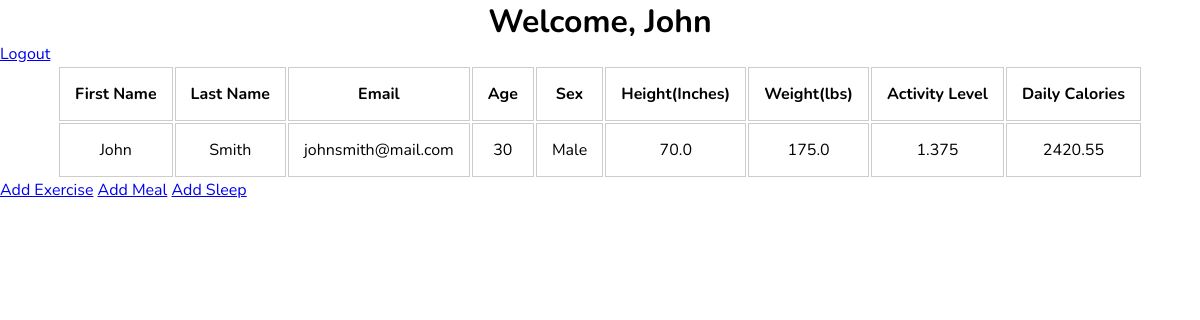
Page /dashboard (signed in) on the earlier database version.
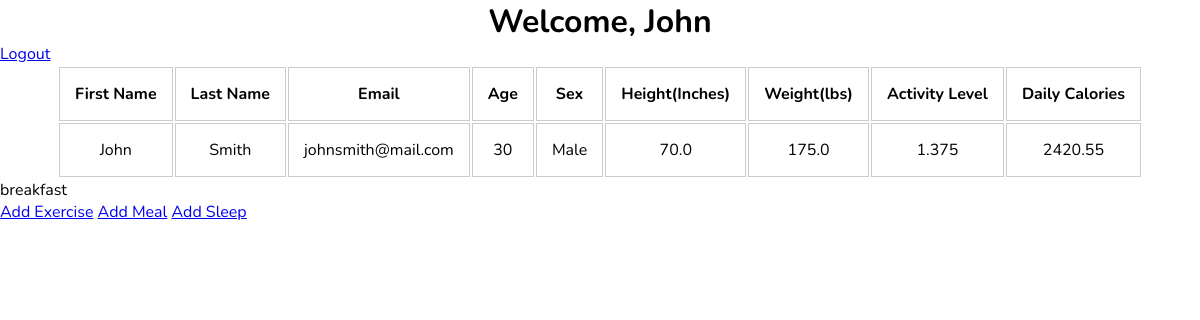
Same page on the later database version.
### models.py (models this page shows, shortened)
class User(db.Model):
    id = db.Column(db.Integer, primary_key=True)
    first_name = db.Column(db.String(45))
    last_name = db.Column(db.String(45))
    email = db.Column(db.String(100))
    age = db.Column(db.Integer)
    sex = db.Column(db.Integer)
    activity = db.Column(db.Float)
    height = db.Column(db.Float, nullable=True)
    weight = db.Column(db.Float, nullable=True)
    daily_calories = db.Column(db.Float, nullable=True)
    password = db.Column(db.String(100))
    created_at = db.Column(db.DateTime, server_default=func.now())
    updated_at = db.Column(db.DateTime, server_default=func.now(), onupdate=func.now())
    sleep_history = db.relationship('Sleep', back_populates='user', cascade='all, delete, delete-orphan')
    exercise_history = db.relationship('Exercise', back_populates='user', cascade='all, delete, delete-orphan')
    meals = db.relationship('Meal', back_populates='user', cascade='all, delete, delete-orphan')

class Meal(db.Model):
    id = db.Column(db.Integer, primary_key=True)
    name = db.Column(db.String(45))
    created_at = db.Column(db.DateTime, server_default=func.now())
    updated_at = db.Column(db.DateTime, server_default=func.now(), onupdate=func.now())
    user_id = db.Column(db.Integer, db.ForeignKey('user.id', ondelete='cascade'), nullable=False)
    user = db.relationship('User', foreign_keys=[user_id])
    food_in_meal = db.relationship('Food', secondary=meal_has_food_item, passive_deletes=True)

### controllers.py (the view)
def dashboard():
    if not 'user_id' in session.keys():
        return redirect('/')
    else:
        user = User.query.get(session['user_id'])
        return render_template('dashboard.html', user=user)

### templates/dashboard.html (shortened to what this page needs)
<!DOCTYPE html>
<html lang="en">
<head>
    <link rel="stylesheet" href="{{ url_for('static', filename='/css/style.css') }}">
</head>
<body>
    <h1>Welcome, {{ user.first_name }}</h1>
    <a href="/logout">Logout</a>
    <table>
        <thead>
            <th>First Name</th>
            <th>Last Name</th>
            <th>Email</th>
            <th>Age</th>
            <th>Sex</th>
            <th>Height(Inches)</th>
            <th>Weight(lbs)</th>
            <th>Activity Level</th>
            <th>Daily Calories</th>
        </thead>
        <tr>
            <td>{{ user.first_name }}</td>
            <td>{{ user.last_name }}</td>
            <td>{{ user.email }}</td>
            <td>{{ user.age }}</td>
            {% if user.sex == 1 %}
            <td>Male</td>
            {% elif user.sex == 2 %}
            <td>Female</td>
            {% endif %}
            <td>{{ user.height }}</td>
            <td>{{ user.weight }}</td>
            <td>{{ user.activity }}</td>
            <td>{{ user.daily_calories }}</td>
        </tr>
    </table>
    {% for meal in user.meals%}
        <p>{{ meal.name }}</p>
    {% endfor %}
    <a href="/fitness">Add Exercise</a>
    <a href="/mealtrack">Add Meal</a>
    <a href="/sleep">Add Sleep</a>
</body>
</html>

### static/css/style.css (style rules this page uses)
* { margin: 0; padding: 0; -webkit-box-sizing: border-box; box-sizing: border-box; font-family: 'Nunito', sans-serif; }
body { width: 100%; }
h1 { text-align: center; }
table { margin: 0 auto; }
tr, th, td { padding: 15px; border: 1px solid #ccc; text-align: center; }

Differences in the rows shown:
added Meal: name "breakfast"
